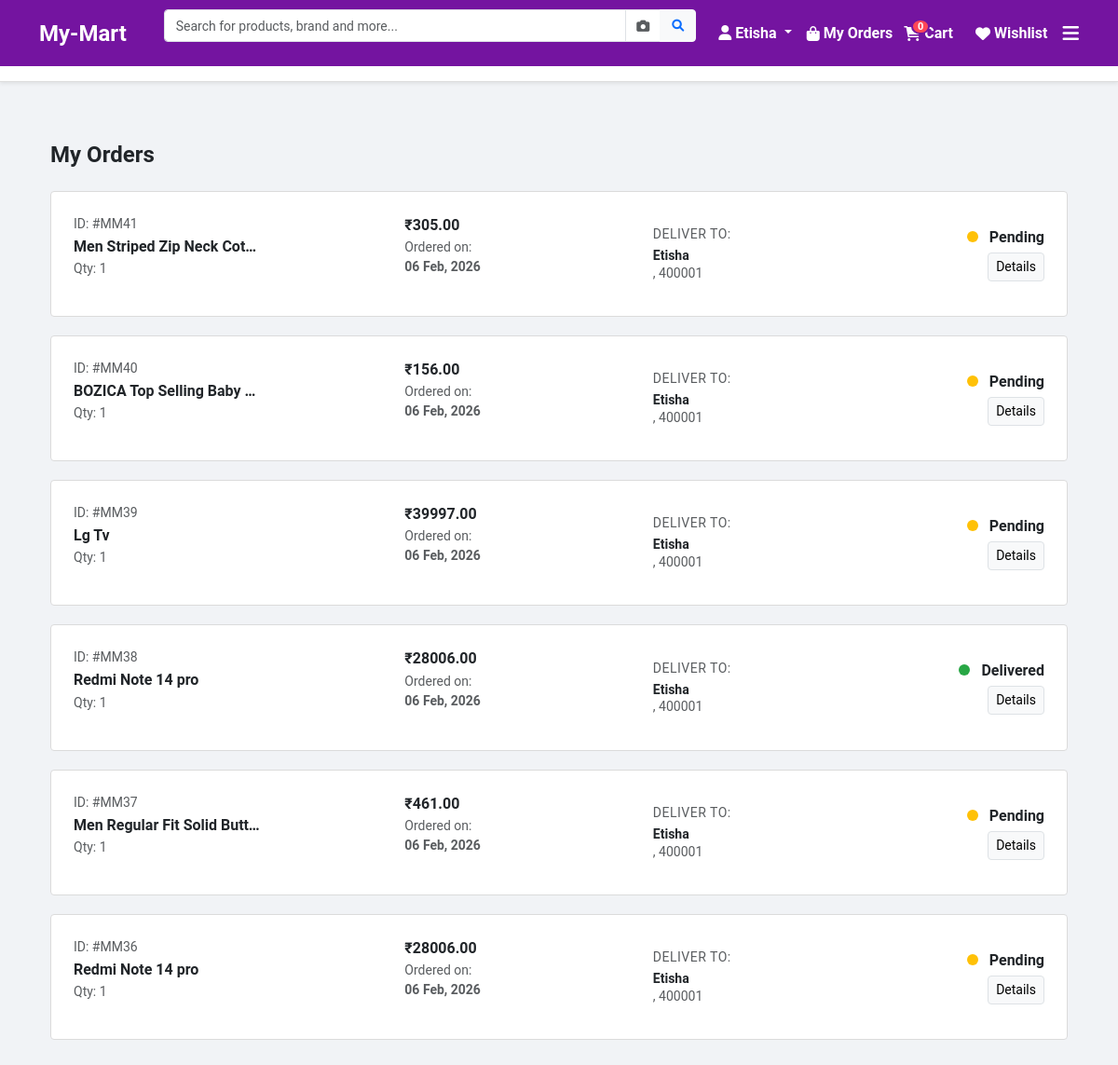
The app's page /my-orders/ (signed in) with its own data.
### collection/models.py (models this page shows, shortened)
class Order(models.Model):
    STATUS_CHOICES = [
        ('Pending', 'Order Placed'),
        ('Packed', 'Packed & Ready'),
        ('Shipped', 'On the Way (Shipped)'),
        ('Out for Delivery', 'Out for Delivery'),
        ('Delivered', 'Delivered'),
        ('Cancelled', 'Cancelled'),
    ]
    customer = models.ForeignKey(Customer, on_delete=models.CASCADE)
    product = models.ForeignKey(Product, on_delete=models.CASCADE)
    quantity = models.IntegerField(default=1)
    total_amount = models.DecimalField(max_digits=10, decimal_places=2, default=0.00)
    status = models.CharField(max_length=50, choices=STATUS_CHOICES, default='Pending')
    current_location = models.CharField(max_length=255, default="Seller Warehouse")
    expected_delivery = models.DateField(null=True, blank=True)
    tracking_id = models.CharField(max_length=100, null=True, blank=True)
    ordered_date = models.DateTimeField(auto_now_add=True)
    updated_at = models.DateTimeField(auto_now=True) # Status change ka time track karne ke liye

class Product(models.Model):
    category = models.ForeignKey('Category', on_delete=models.CASCADE, related_name='products')
    name = models.CharField(max_length=200)
    description = models.TextField()
    original_price = models.DecimalField(max_digits=10, decimal_places=2, default=0.00)
    selling_price = models.DecimalField(max_digits=10, decimal_places=2, default=0.00)
    price = models.DecimalField(max_digits=10, decimal_places=2, default=0.00)
    discount_price = models.DecimalField(max_digits=10, decimal_places=2, null=True, blank=True)
    image = models.ImageField(upload_to='products/')
    is_featured = models.BooleanField(default=False)
    stock = models.IntegerField(default=10)
    created_at = models.DateTimeField(auto_now_add=True)

class Customer(models.Model):
    user = models.OneToOneField(User, on_delete=models.CASCADE) # Login details ke liye
    name = models.CharField(max_length=200)
    phone = models.CharField(max_length=15, null=True, blank=True)
    address = models.TextField(null=True, blank=True)
    city = models.CharField(max_length=100, null=True, blank=True)
    pincode = models.IntegerField(null=True, blank=True)

### collection/views.py (the view)
# urls.py: path('my-orders/', views.my_orders, name='my_orders'),
@login_required
def my_orders(request):
    orders = Order.objects.filter(customer__user=request.user).order_by('-ordered_date')
    context = {
        'orders': orders
    }
    return render(request, 'collection/my_orders.html', context)

### collection/context_processors.py (called while the page is built)
def cart_count_processor(request):
    if request.user.is_authenticated:
        count = CartItem.objects.filter(user=request.user).count()
        return {'cart_count': count}
    return {'cart_count': 0}

### collection/templates/collection/my_orders.html (shortened to what this page needs)
<html>
{% extends 'collection/index.html' %}
{% block content %}
<div class="container py-5">
    <h4 class="fw-bold mb-4">My Orders</h4>
    {% if orders %}
        {% for order in orders %}
        <a href="{% url 'order_view' order.id %}" class="order-card p-4">
            <div class="row align-items-center">
                <div class="col-md-4 d-flex align-items-center">
                    <div>
                        <p class="text-muted small mb-1">ID: #MM{{ order.id }}</p>
                        <h6 class="fw-bold mb-0 text-truncate" style="max-width: 200px;">{{ order.product.name }}</h6>
                        <p class="text-muted small mt-1">Qty: {{ order.quantity }}</p>
                    </div>
                </div>
                <div class="col-md-3">
                    <h6 class="fw-bold mb-1">₹{{ order.total_amount }}</h6>
                    <p class="text-muted small">Ordered on: <br><strong>{{ order.ordered_date|date:"d M, Y" }}</strong></p>
                </div>
                <div class="col-md-3">
                    <p class="small mb-1 text-muted text-uppercase" style="letter-spacing: 0.5px;">Deliver to:</p>
                    <h6 class="small fw-bold mb-0">{{ order.customer.user.username|title }}</h6>
                    <p class="text-muted small mb-0">{{ order.customer.city }}, {{ order.customer.pincode }}</p>
                </div>
                <div class="col-md-2 text-md-end">
                    <p class="mb-1 fw-bold">
                        <span class="status-dot
                            {% if order.status == 'Delivered' %}status-delivered
                            {% elif order.status == 'Shipped' %}status-shipped
                            {% elif order.status == 'Pending' %}status-pending
                            {% elif order.status == 'Cancelled' %}status-cancelled
                            {% else %}status-packed{% endif %}">
                        </span>
                        {{ order.status }}
                    </p>
                    <span class="btn btn-sm btn-light border">Details</span>
                </div>
            </div>
        </a>
        {% endfor %}
    {% endif %}
</div>
{% endblock %}

### collection/templates/collection/index.html (shortened to what this page needs)
<!DOCTYPE html>
<html lang="en">
<head>
    <link href="https://cdn.jsdelivr.net/npm/bootstrap@5.3.0/dist/css/bootstrap.min.css" rel="stylesheet">
    <link rel="stylesheet" href="https://cdnjs.cloudflare.com/ajax/libs/font-awesome/6.0.0/css/all.min.css">
</head>
<body>
    <nav class="navbar navbar-expand-lg navbar-dark sticky-top">
        <div class="container">
            <a class="navbar-brand fw-bold fs-4" href="{% url 'index' %}">My-Mart</a>
            <form id="searchForm" class="d-flex flex-grow-1 mx-2 mx-lg-4" method="POST" action="{% url 'index' %}" enctype="multipart/form-data">
                <div class="input-group">
                    <input class="form-control" name="search" type="search" placeholder="Search for products, brand and more..." value="{{ request.GET.search }}" style="border-radius: 4px 0 0 4px; height: 35px; font-size: 14px;">
                    <span class="input-group-text bg-white" style="border-left: none; border-right: none; cursor: pointer;" onclick="document.getElementById('cameraInput').click();">
                        <i class="fas fa-camera text-muted" style="font-size: 14px;"></i>
                    </span>
                    <button class="btn btn-light" type="submit" style="border-radius: 0 4px 4px 0; height: 35px;">
                        <i class="fa fa-search text-primary" style="font-size: 13px;"></i>
                    </button>
                </div>
            </form>
            <div class="d-flex align-items-center gap-2 text-white">
                {% if user.is_authenticated %}
                <div class="dropdown me-2">
                    <span class="dropdown-toggle fw-bold text-white" style="cursor: pointer;" data-bs-toggle="dropdown">
                        <i class="fa fa-user me-1"></i>{{ user.username|capfirst }}
                    </span>
                </div>
                {% else %}
                <a href="{% url 'login' %}" class="btn btn-light text-primary fw-bold btn-sm px-4 shadow-sm">Login</a>
                <a href="{% url 'signup' %}" class="text-white text-decoration-none fw-bold small ms-2 me-2">Sign Up</a>
                {% endif %}
                <a class="nav-link text-white fw-bold d-flex align-items-center gap-1 me-1" href="{% url 'my_orders' %}">
                    <i class="fa fa-shopping-bag"></i><span class="d-none d-md-inline">My Orders</span>
                </a>
                <a href="{% url 'view_cart' %}" class="text-white text-decoration-none fw-bold d-flex align-items-center gap-1 me-3">
                    <div class="cart-wrapper">
                        <i class="fas fa-shopping-cart"></i>
                        <span class="cart-badge" id="cart-count">{{ cart_count }}</span>
                    </div>
                    <span class="d-none d-md-inline">Cart</span>
                </a>
                <a class="nav-link text-white fw-bold d-flex align-items-center gap-1 me-2" href="{% url 'view_wishlist' %}">
                    <i class="fas fa-heart text-white"></i>
                    <span class="d-none d-md-inline">Wishlist</span>
                </a>
                <a href="javascript:void(0)" class="text-white" data-bs-toggle="offcanvas" data-bs-target="#filterMenu">
                    <i class="fas fa-bars fa-lg"></i>
                </a>
            </div>
        </div>
    </nav>
    <div class="category-container mb-3 shadow-sm">
        <div class="container">
            <div class="row text-center py-2 flex-nowrap overflow-auto">
            </div>
        </div>
    </div>
    <div class="container">
        {% block content %}{% endblock %}
    </div>
</body>
</html>

### collection/templates/collection/index.html (style rules this page uses)
body { background-color: #1984a5bd; font-family: 'Roboto', sans-serif; }
.navbar { background-color: #7414a0; padding: 10px 0; }
.category-container { background: white; border-bottom: 1px solid #ddd; }
.cart-wrapper { position: relative; display: inline-block; }
.cart-badge { position: absolute; top: -8px; right: -10px; background-color: #ff4757; color: white; font-size: 11px; font-weight: bold; padding: 1px 5px; border-radius: 50%; border: 2px solid #7414a0; line-height: 1; }

### collection/templates/collection/my_orders.html (style rules this page uses)
body { background-color: #f1f3f6; }
.order-card { background: #fff; border: 1px solid #dbdbdb; border-radius: 4px; transition: box-shadow 0.2s; margin-bottom: 20px; text-decoration: none; color: inherit; display: block; }
.status-dot { height: 12px; width: 12px; border-radius: 50%; display: inline-block; margin-right: 8px; }
.status-pending { background-color: #ffc107; }
.status-delivered { background-color: #28a745; }

### records on screen
Order: id "41", product.name "Men Striped Zip Neck Cot…", quantity "1", total_amount "305.00", ordered_date "06 Feb, 2026", customer.user.username "Etisha", customer.pincode "400001", status "Pending"
Order: id "40", product.name "BOZICA Top Selling Baby…", quantity "1", total_amount "156.00", ordered_date "06 Feb, 2026", customer.user.username "Etisha", customer.pincode "400001", status "Pending"
Order: id "39", product.name "Lg Tv", quantity "1", total_amount "39997.00", ordered_date "06 Feb, 2026", customer.user.username "Etisha", customer.pincode "400001", status "Pending"
Order: id "38", product.name "Redmi Note 14 pro", quantity "1", total_amount "28006.00", ordered_date "06 Feb, 2026", customer.user.username "Etisha", customer.pincode "400001", status "Delivered"
Order: id "37", product.name "Men Regular Fit Solid Butt…", quantity "1", total_amount "461.00", ordered_date "06 Feb, 2026", customer.user.username "Etisha", customer.pincode "400001", status "Pending"
Order: id "36", product.name "Redmi Note 14 pro", quantity "1", total_amount "28006.00", ordered_date "06 Feb, 2026", customer.user.username "Etisha", customer.pincode "400001", status "Pending"

### other values on screen
{{ user.username|capfirst }} "Etisha"
{{ cart_count }} "0"
